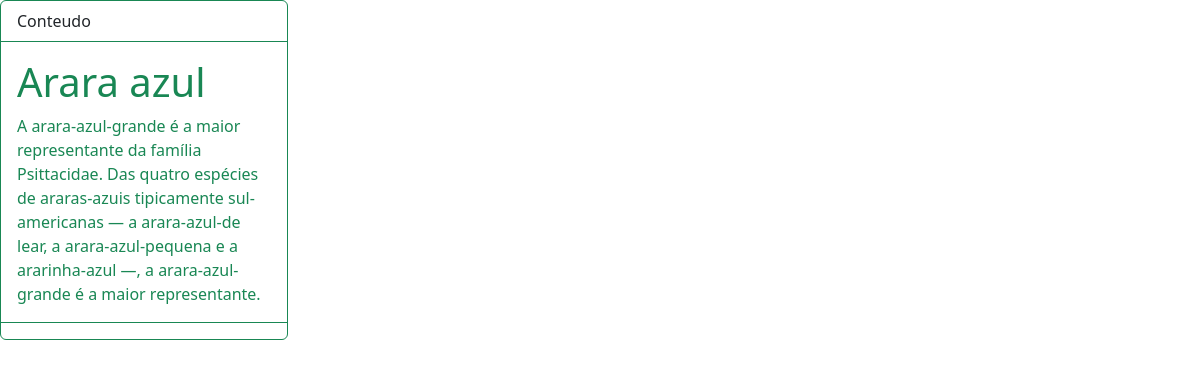
/admim/viewBlog.php?id=6, run on the app's committed database.
### tables this page shows
CREATE TABLE `posts` (
  `id` int(11) NOT NULL,
  `title` varchar(30) NOT NULL,
  `description` longtext NOT NULL,
  `data` date NOT NULL,
  `image` varchar(150) NOT NULL
);

### admim/viewBlog.php (the view)
<?php
include_once('../config/connection.php');
$id = $_GET['id'];
$stmt = $conectar->prepare('SELECT id, title,description FROM posts WHERE id = :id');
$stmt->execute(array('id' => $id));
$results = $stmt->fetchALL(PDO::FETCH_ASSOC);
include('headerViewBlog.php');
include('footerViewBlog.php');
?>
<div class="card border-success mb-3" style="max-width: 18rem;">
  <div class="card-header bg-transparent border-success">Conteudo</div>
  <div class="card-body text-success">
  <?php foreach($results as $post): ?>
		<h1 class="card-title"><?= $post["title"] ?></h1>
		<p class="card-text"><?= $post["description"] ?></p>
<?php endforeach; ?>
  </div>
  <div class="card-footer bg-transparent border-success"></div>
</div>

### data on the page
posts: title "Arara azul", description "A arara-azul-grande é a maior representante da família Psittacidae. Das quatro espécies de araras-azuis tipicamente sul-americanas — a arara-azul-de lear, a arara-azul-pequena e a ararinha-azul —, a arara-azul-grande é a maior representante."
